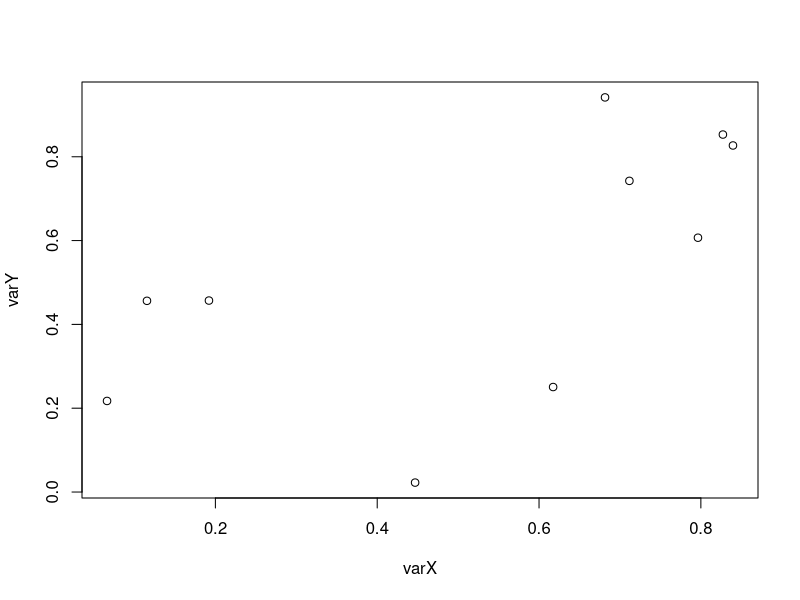
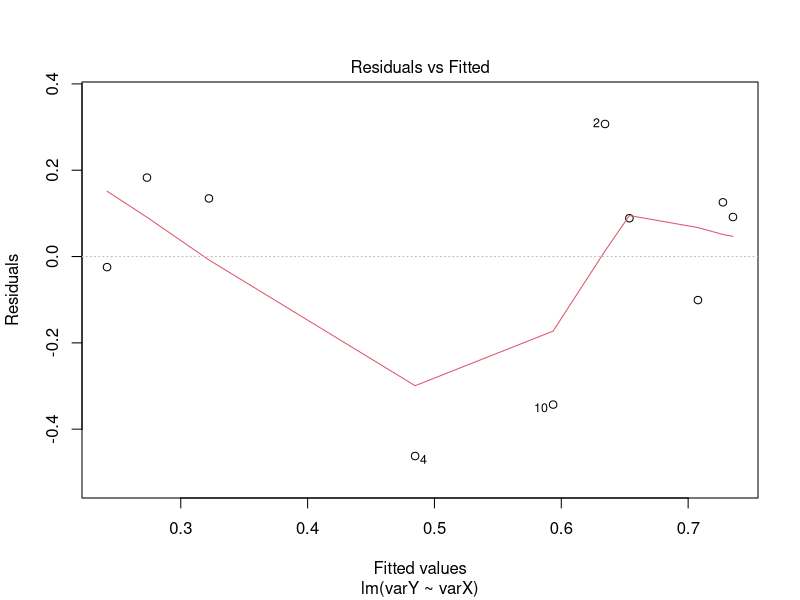
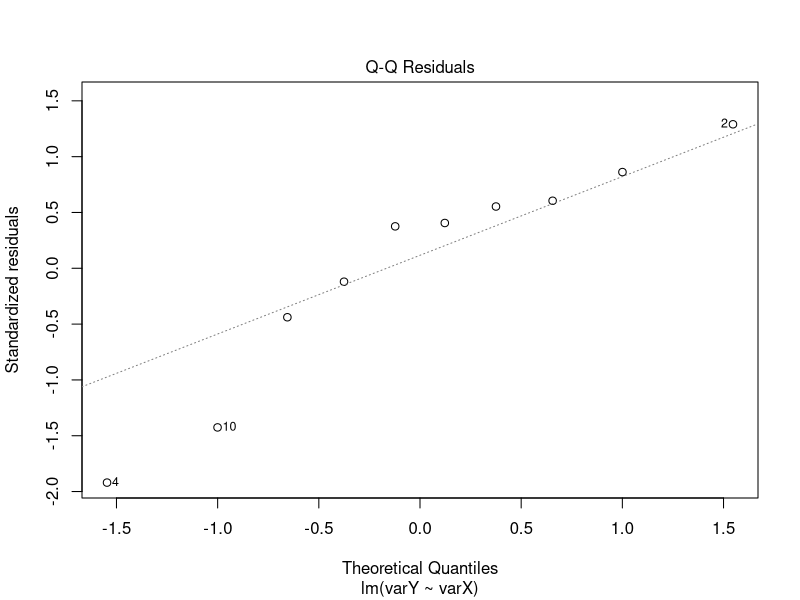
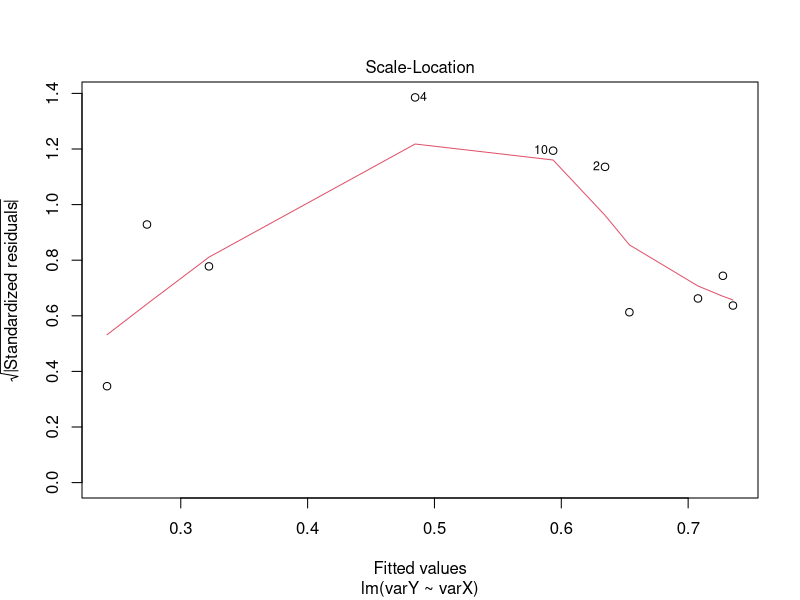
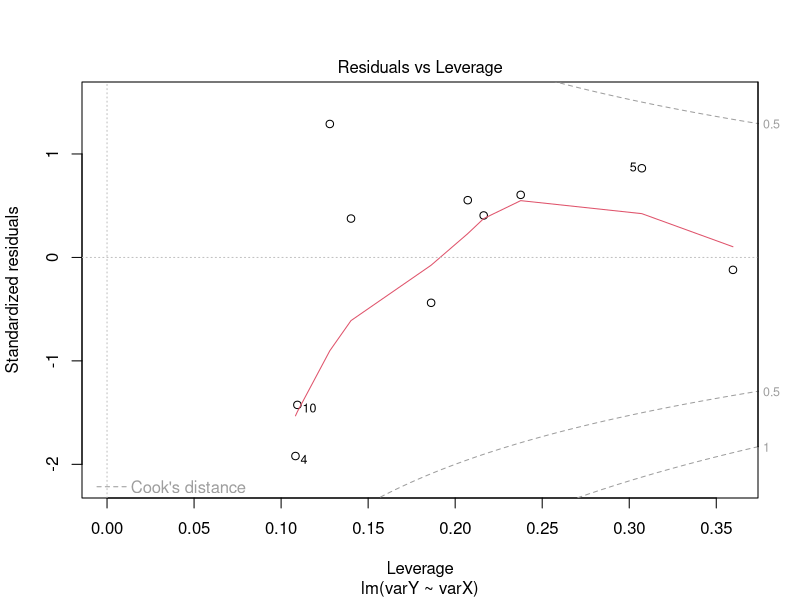

Reproduce these figures in R, in order.
#Data Structures 2
#February 16, 2017
#MWS

#Matrices
a <- 1:12 #sequence function
print(a)

#creating a matrix from an atomic vector

m <- matrix(data=1:12,nrow=4,ncol=3)
print(m)

m <- matrix(data=1:12,nrow=4,byrow=TRUE)
print(m)

# use dim()
dim(m)

dim(m) <- c(6,2)
print(m)
dim(m) <- c(4,3)
print(m)

# basic dimensions of the matrix
nrow(m)
ncol(m)
length(m)
print(m)

# adding names to rows and columns
names(m)

# add names with an assignment
rownames(m) <- c("a","b","c","d")
print(m)
colnames(m) <- LETTERS[1:ncol(m)]
print(m)
rownames(m) <- letters[nrow(m):1]
print(m)







#simple subsetting
#print a single element
print(m[2,3])
print(m["c","C"])

#print an entire row or column with empty subscript

#print row 3
print(m[3,])

#print first column
print(m[,1])
print(m[,])
print(m[])



# using paste function for automating names
rownames(m) <- paste("Site",1:nrow(m),sep="")
colnames(m) <- paste("Species",LETTERS[1:ncol(m)],sep="")
print(m)

# transpose matrix very easily with t
m2 <- t(m)
print(m2)

# add a row to m with rbind()
m2 <- rbind(m2,c(10,20,30,40))
print(m2)
rownames(m2)
rownames(m2)[4] <- "myFix"
print(m2)

# add a column with cbind()
m2 <- cbind(c(0.2,0.4,0.6,0.8),m2)
print(m2)

# access individual or compound elements
m2["SpeciesA","Site2"] #equals m2[1,3]
m2[c("SpeciesB","SpeciesC"),c("Site1","Site4")]

# transform matrix back into vector
myVec <- as.vector(m)
print(myVec)

#Lists are atomic vectors but each element can be of any type we want and can hold other structures, including other lists

myList <- list(1:10,matrix(1:8,nrow=4,byrow=TRUE),letters[1:3],pi)

print(myList)
str(myList)
myList[4]

# myList[4] - 3
myList[[4]] - 3

#suppose a list with 10 elements in it
#[[5]] equals contents of car #5
# [c(4,5,6)] equals a littel train of cars 4,5, and 6

myList[[2]]
myList[[2]][3,2]


# pulling out results from stats in R with a list
varY <- runif(10)
varX <- runif(10)
myModel <- lm(varY~varX)
print(myModel)
summary(myModel)
plot(x=varX, y=varY)
plot(myModel)

# figure out structure of myModel
str(summary(myModel))
names(summary(myModel))
summary(myModel)$coefficients
summary(myModel)$coefficients[2,4]

## Data Frames
# a data frame is a list of equal-length atomic vectors
varA <- 1:12
varB <- rep(c("Con","LowN","HighN"), each=4)
varC <- runif(12)
dFrame <- data.frame(varA,varB,varC,stringsAsFactors = FALSE)
print(dFrame)
str(dFrame)

# add a row to data frame with the function rbind
# but first must create it as a data frame

newData <- data.frame(list(varA=13,varB="HighN",varC=0.668), stringsAsFactors=FALSE)
str(newData)
dFrame <- rbind(dFrame,newData)
str(dFrame)
tail(dFrame)

# adding a column is more simple
newVar <- data.frame(varD=runif(13))
dFrame <- cbind(dFrame,newVar)
head(dFrame)
